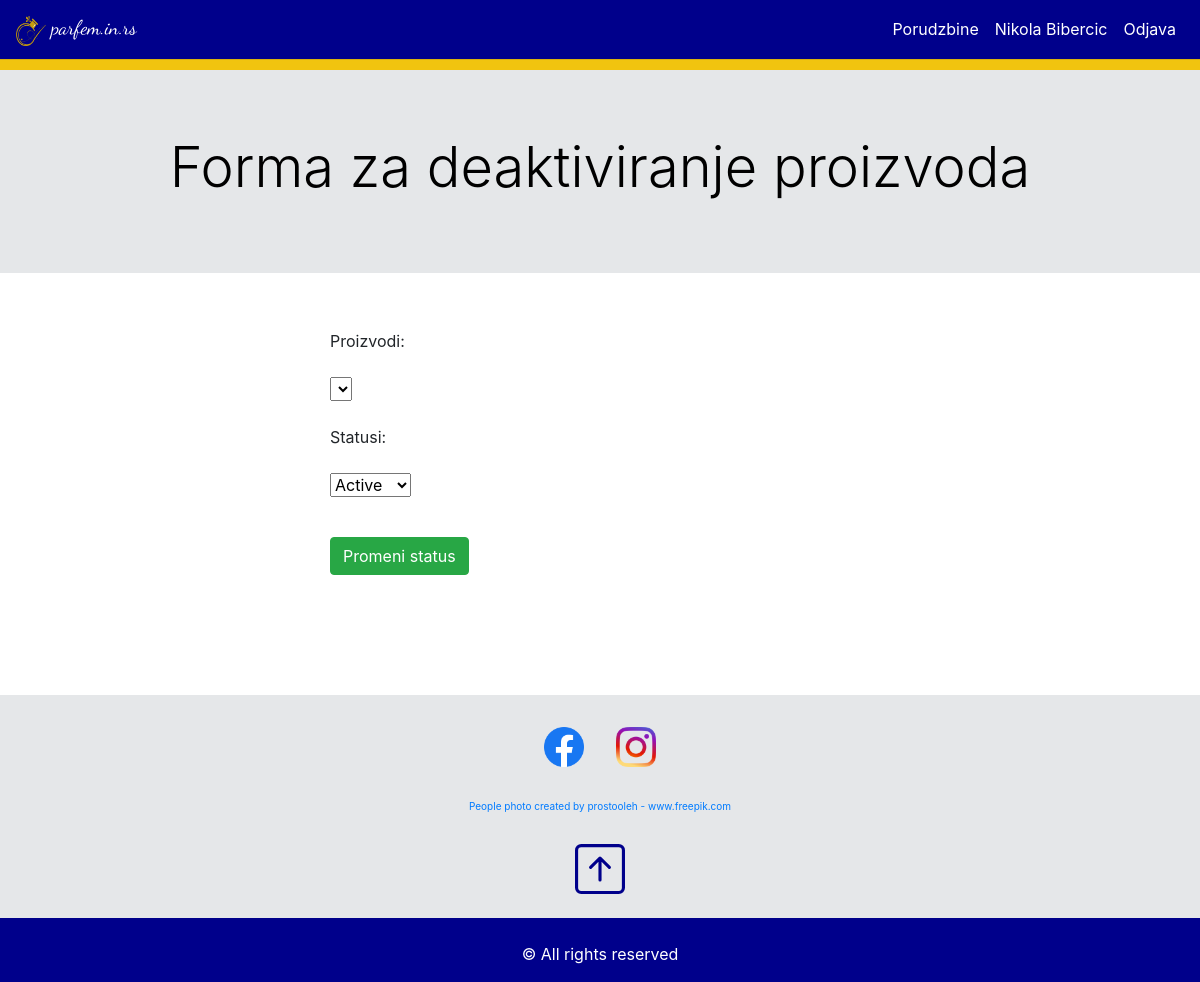
Screenshot of /views/admin.change.product.status.view.php (signed in) with the database file from the repository.
### tables this page shows
CREATE TABLE settings(
	setting_id int AUTO_INCREMENT PRIMARY KEY,
	setting_description varchar(150),
	setting_value varchar(150),
	setting_value_2 varchar(150)
);

### classes/Connection.php (called while the page is built)
<?php
    class Connection{
        public $host='localhost';
        public $dbname='shop';
        public $username='root';
        public $password='';
        public function connect(){
            try{
                return new PDO("mysql:host={$this->host};dbname={$this->dbname};charset=utf8",$this->username,$this->password);
            }catch(PDOException $e){
                echo 'Error'.$e->getMessage();
            }
        }
    }
?>

### objects.php (called while the page is built, shortened)
<?php
    require 'classes/Connection.php';
    require 'classes/ConnectionBuilder.php';
    require 'classes/Product.php';
    require 'classes/Setting.php';
    $conn = new Connection();
    $product = new Product($conn->connect());
    $setting = new Setting($conn->connect());
?>

### classes/ConnectionBuilder.php (called while the page is built, shortened)
<?php
    class ConnectionBuilder{
        public function __construct($conn){
            $this->conn = $conn;
        }
    }
?>

### classes/Product.php (called while the page is built, shortened)
<?php
    class Product extends ConnectionBuilder{
            public function selectProductStatuses(){
                $sql = "select *
                        from product_statuses
                        ";
                $query = $this->conn->prepare($sql);
                $query->execute();
                $result = $query->fetchAll(PDO::FETCH_OBJ);
                return $result;
            }
    }
?>

### views/admin.change.product.status.view.php (the view, shortened to what this page needs)
<?php require '../objects.php'; ?>
<?php require '../partials/header.php'; ?>
<?php require '../partials/navbar.php'; ?>
<?php
 $setting->navbar('Forma za deaktiviranje proizvoda');
?>
<br>
<div class="container">
    <div class="row">
        <div class="col-3">
        </div>
        <div class="col-6">
            <form action="../files/change.product.status.php" method="POST" enctype="multipart/form-data">
                <div class="form-group">
                    Proizvodi:<br><br>
                    <select name="productId" id="">
                    </select><br><br>
                    Statusi:<br><br>
                    <select name="productStatusId" id="">
                        <?php  $result = $product->selectProductStatuses(); foreach($result as $x):  ?>
                            <option value=<?php echo $x->product_status_id; ?> class="form-control"><?php echo $x->product_status; ?></option>
                        <?php endforeach; ?>
                    </select><br><br>
                </div>
                <button class="btn btn-success" type="submit" name="changeStatus">Promeni status</button>
            </form>
            <br>
            <br>
        </div>
        <div class="col-3">
        </div>
    </div>
</div>
<br>
<br>
<br>
<?php require '../partials/footer.php'; ?>

### partials/footer.php (shortened to what this page needs)
    <?php $footerJumbotronColor = $setting->selectSettingValue(1); ?>
    <div class="container-fluid" <?php echo 'style="background-color:'.$footerJumbotronColor[0]->setting_value.'; " ' ?> >
        <div class="row">
            <div class="col-12" >
                <br>
                <ul class="nav justify-content-center">
                    <?php
                        $facebookIconShow = $setting->selectSettingValue(7);
                        if($facebookIconShow[0]->setting_value=='true'):
                     ?>
                        <li class="nav-item"><a href="#" class="nav-link"><img src=<?php $facebookIconLink = $setting->selectSettingValue(9); echo $facebookIconLink[0]->setting_value; ?> class="img-fluid" alt="Responsive image" width="40px" height="40px"></a></li>
                    <?php endif; ?>
                    <?php
                        $instagramIconShow = $setting->selectSettingValue(8);
                        if($instagramIconShow[0]->setting_value=='true'):
                     ?>
                        <li class="nav-item"><a href="#" class="nav-link"><img src=<?php $instagramIconLink = $setting->selectSettingValue(10); echo $instagramIconLink[0]->setting_value; ?> class="img-fluid" alt="Responsive image" width="40px" height="40px"></a></li>
                    <?php endif; ?>
                </ul>
                <br>
                <div class="text-center" style="font-size: 10px;">
                    <?php
                        $footerJumbotronlink1Show = $setting->selectSettingValue(12);
                        if($footerJumbotronlink1Show[0]->setting_value=='true'):
                     ?>
                        <?php $footerJumbotronlink1 = $setting->selectSettingValue(14); ?>
                        <a href=<?php echo $footerJumbotronlink1[0]->setting_value;  ?> ><?php echo $footerJumbotronlink1[0]->setting_value_2;  ?></a>
                        <br>
                    <?php endif; ?>
                    <?php $backToTopTextColor = $setting->selectSettingValue(11); ?>
                    <br>
                    <br>
                    <a id="back-to-top" href="#" class="" role="button" title="Click to return on the top page" data-toggle="tooltip" data-placement="left">
                        <svg xmlns="http://www.w3.org/2000/svg" width="50" height="50" fill="currentColor" class="bi bi-arrow-up-square" viewBox="0 0 16 16"  <?php echo 'style="color:'.$backToTopTextColor[0]->setting_value.'; " ' ?> >
                            <path fill-rule="evenodd" d="M15 2a1 1 0 0 0-1-1H2a1 1 0 0 0-1 1v12a1 1 0 0 0 1 1h12a1 1 0 0 0 1-1V2zM0 2a2 2 0 0 1 2-2h12a2 2 0 0 1 2 2v12a2 2 0 0 1-2 2H2a2 2 0 0 1-2-2V2zm8.5 9.5a.5.5 0 0 1-1 0V5.707L5.354 7.854a.5.5 0 1 1-.708-.708l3-3a.5.5 0 0 1 .708 0l3 3a.5.5 0 0 1-.708.708L8.5 5.707V11.5z"/>
                        </svg>
                    </a>
                </div>
                <br>
            </div>
        </div>
    </div>
    <?php
        $footerColor = $setting->selectSettingValue(5);
        $footerTextColor = $setting->selectSettingValue(6);
    ?>
    <div class="container-fluid" <?php echo 'style="background-color:'.$footerColor[0]->setting_value.'; color:'.$footerTextColor[0]->setting_value.'  " ' ?> >
        <div class="row">
            <div class="col-12 text-center">
                <div>
                    <br>
                    <p>&copy; All rights reserved</p>
                </div>
            </div>
        </div>
    </div>
</body>
</html>

### rows the page displays
settings: setting_value (picture)
settings: setting_value (picture)
settings: setting_value_2 "People photo created by prostooleh - www.freepik.com"

### other values shown
$_SESSION['user']->name "Nikola Bibercic"
$text "Forma za deaktiviranje proizvoda"
form field productStatusId "Active"
